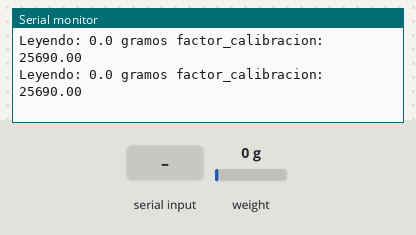
The sketch below on a simulated Arduino Uno, built with avr-gcc and run on an emulated ATmega328P. On the bench: the last lines printed to the serial monitor. Inputs (shaded band) come from the test bench; at power-on: weight on the scale 0 g.

Above: at 3.2 s.
3.3 s: weight on the scale set to 100 g
At 3.36 s:
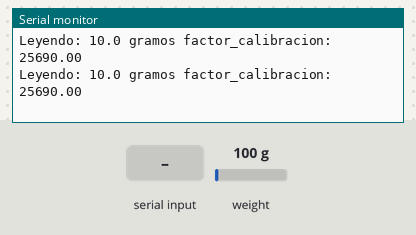
6.3 s: "+" received over Serial
At 6.4 s:
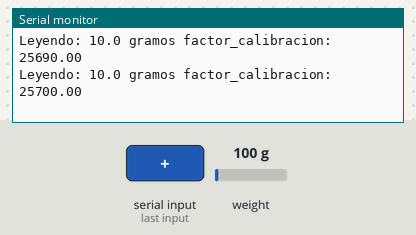
7.8 s: weight on the scale set to 1250 g
At 7.82 s:
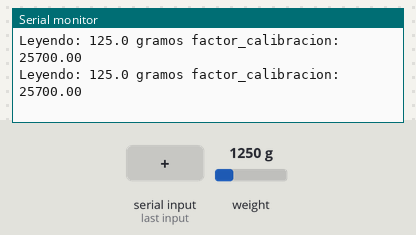
9.3 s: "-" received over Serial
At 9.45 s:
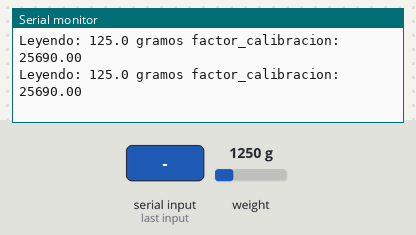
Timing chart, 0 to 12.3 s (numbered marks = the images above; inputs shaded):
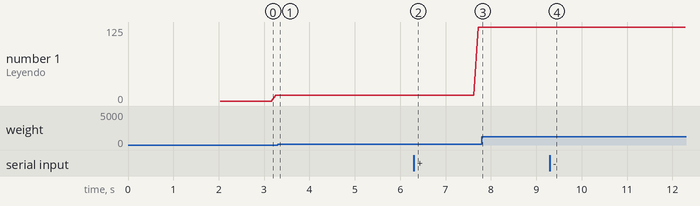

The sketch:

HX711_10kg.ino
```cpp
/*
  Este código fue creado por Nathan Seidle de SparkFun Electronics y lo puedes encontrar en:
  https://github.com/sparkfun/HX711-Load-Cell-Amplifier/blob/master/firmware/SparkFun_HX711_Calibration/

  La librería está disponible en https://github.com/bogde/HX711
  El ejemplo está disponible en https://programarfacil.com/blog/arduino-blog/hx711-arduino-bascula-digital/

  Está sujeto a la licencia Beerware lo que viene a decir que el código es de dominio público. Si lo utilizas
  en algún proyecto te comprometes a invitar a una cerveza a Nathan Seidle si algún día te encuentras con el :)

*/

#include "HX711.h"

// Pin de datos y de reloj
byte pinData = 2;
byte pinClk = 3;

HX711 bascula;

// Parámetro para calibrar el peso y el sensor
float factor_calibracion = 25690.0; // Celda 10KG

void setup() {
  Serial.begin(57600);
  Serial.println("HX711 programa de calibracion");
  Serial.println("Quita cualquier peso de la bascula");
  Serial.println("Una vez empiece a mostrar informacion de medidas, coloca un peso conocido encima de la bascula");
  Serial.println("Presiona + para incrementar el factor de calibracion");
  Serial.println("Presiona - para disminuir el factor de calibracion");

  // Iniciar sensor
  bascula.begin(pinData, pinClk);

  // Aplicar la calibración
  bascula.set_scale();
  // Iniciar la tara
  // No tiene que haber nada sobre el peso
  bascula.tare();

  // Obtener una lectura de referencia
  long zero_factor = bascula.read_average();
  // Mostrar la primera desviación
  Serial.print("Zero factor: ");
  Serial.println(zero_factor);
}

void loop() {

  // Aplicar calibración
  bascula.set_scale(factor_calibracion);

  // Mostrar la información para ajustar el factor de calibración
  Serial.print("Leyendo: ");
  float peso = bascula.get_units() * 100;
  Serial.print(peso, 1);
  Serial.print(" gramos");
  Serial.print(" factor_calibracion: ");
  Serial.print(factor_calibracion);
  Serial.println();

  // Obtener información desde el monitor serie
  if (Serial.available())
  {
    char temp = Serial.read();
    if (temp == '+')
      factor_calibracion += 10;
    else if (temp == '-')
      factor_calibracion -= 10;
  }
}
```

Measured:
- after the input at 3.3 s, the serial monitor: prints a new line after 0.06 s (image 1)
- after the input at 6.3 s, the serial monitor: prints a new line after 0.10 s (image 2)
- after the input at 7.8 s, the serial monitor: prints a new line at once (image 3)
- after the input at 9.3 s, the serial monitor: prints a new line at once (image 4)
- plotted number 1: 10 → 125 after the input at 6.3 s
